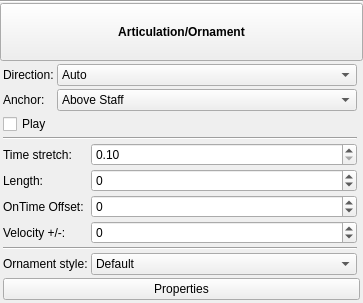
<?xml version="1.0" encoding="UTF-8"?>
<ui version="4.0">
 <class>InspectorArticulation</class>
 <widget class="QWidget" name="InspectorArticulation">
  <property name="geometry">
   <rect>
    <x>0</x>
    <y>0</y>
    <width>363</width>
    <height>303</height>
   </rect>
  </property>
  <property name="accessibleName">
   <string>Articulation Inspector</string>
  </property>
  <layout class="QVBoxLayout" name="verticalLayout">
   <property name="spacing">
    <number>0</number>
   </property>
   <property name="leftMargin">
    <number>0</number>
   </property>
   <property name="topMargin">
    <number>0</number>
   </property>
   <property name="rightMargin">
    <number>0</number>
   </property>
   <property name="bottomMargin">
    <number>0</number>
   </property>
   <item>
    <widget class="QFrame" name="frame">
     <property name="frameShape">
      <enum>QFrame::HLine</enum>
     </property>
     <property name="frameShadow">
      <enum>QFrame::Sunken</enum>
     </property>
    </widget>
   </item>
   <item>
    <widget class="QToolButton" name="title">
     <property name="sizePolicy">
      <sizepolicy hsizetype="Preferred" vsizetype="Preferred">
       <horstretch>0</horstretch>
       <verstretch>0</verstretch>
      </sizepolicy>
     </property>
     <property name="font">
      <font>
       <bold>true</bold>
      </font>
     </property>
     <property name="text">
      <string>Articulation/Ornament</string>
     </property>
    </widget>
   </item>
   <item>
    <widget class="QWidget" name="panel" native="true">
     <layout class="QGridLayout" name="gridLayout">
      <property name="leftMargin">
       <number>3</number>
      </property>
      <property name="topMargin">
       <number>3</number>
      </property>
      <property name="rightMargin">
       <number>3</number>
      </property>
      <property name="bottomMargin">
       <number>3</number>
      </property>
      <property name="spacing">
       <number>3</number>
      </property>
      <item row="2" column="0" colspan="2">
       <widget class="QCheckBox" name="playArticulation">
        <property name="text">
         <string>Play</string>
        </property>
       </widget>
      </item>
      <item row="0" column="0">
       <widget class="QLabel" name="label">
        <property name="text">
         <string>Direction:</string>
        </property>
        <property name="alignment">
         <set>Qt::AlignLeading|Qt::AlignLeft|Qt::AlignVCenter</set>
        </property>
        <property name="buddy">
         <cstring>direction</cstring>
        </property>
       </widget>
      </item>
      <item row="2" column="2">
       <widget class="Ms::ResetButton" name="resetPlayArticulation" native="true">
        <property name="sizePolicy">
         <sizepolicy hsizetype="Fixed" vsizetype="Preferred">
          <horstretch>0</horstretch>
          <verstretch>0</verstretch>
         </sizepolicy>
        </property>
        <property name="accessibleName">
         <string>Reset 'Play' value</string>
        </property>
       </widget>
      </item>
      <item row="0" column="2">
       <widget class="Ms::ResetButton" name="resetDirection" native="true">
        <property name="sizePolicy">
         <sizepolicy hsizetype="Fixed" vsizetype="Preferred">
          <horstretch>0</horstretch>
          <verstretch>0</verstretch>
         </sizepolicy>
        </property>
        <property name="accessibleName">
         <string>Reset 'Direction' value</string>
        </property>
       </widget>
      </item>
      <item row="1" column="0">
       <widget class="QLabel" name="label_4">
        <property name="text">
         <string>Anchor:</string>
        </property>
        <property name="alignment">
         <set>Qt::AlignLeading|Qt::AlignLeft|Qt::AlignVCenter</set>
        </property>
        <property name="buddy">
         <cstring>anchor</cstring>
        </property>
       </widget>
      </item>
      <item row="1" column="2">
       <widget class="Ms::ResetButton" name="resetAnchor" native="true">
        <property name="sizePolicy">
         <sizepolicy hsizetype="Fixed" vsizetype="Preferred">
          <horstretch>0</horstretch>
          <verstretch>0</verstretch>
         </sizepolicy>
        </property>
        <property name="accessibleName">
         <string>Reset 'Anchor' value</string>
        </property>
       </widget>
      </item>
      <item row="5" column="0" colspan="3">
       <widget class="QPushButton" name="properties">
        <property name="text">
         <string>Properties</string>
        </property>
       </widget>
      </item>
      <item row="0" column="1">
       <widget class="QComboBox" name="direction">
        <property name="sizePolicy">
         <sizepolicy hsizetype="Expanding" vsizetype="Fixed">
          <horstretch>0</horstretch>
          <verstretch>0</verstretch>
         </sizepolicy>
        </property>
        <property name="accessibleName">
         <string>Direction</string>
        </property>
        <item>
         <property name="text">
          <string>Auto</string>
         </property>
        </item>
        <item>
         <property name="text">
          <string>Up</string>
         </property>
        </item>
        <item>
         <property name="text">
          <string>Down</string>
         </property>
        </item>
       </widget>
      </item>
      <item row="3" column="0" colspan="2">
       <widget class="Line" name="line">
        <property name="orientation">
         <enum>Qt::Horizontal</enum>
        </property>
       </widget>
      </item>
      <item row="1" column="1">
       <widget class="QComboBox" name="anchor">
        <property name="sizePolicy">
         <sizepolicy hsizetype="Expanding" vsizetype="Fixed">
          <horstretch>0</horstretch>
          <verstretch>0</verstretch>
         </sizepolicy>
        </property>
        <property name="accessibleName">
         <string>Anchor</string>
        </property>
        <item>
         <property name="text">
          <string>Above Staff</string>
         </property>
        </item>
        <item>
         <property name="text">
          <string>Below Staff</string>
         </property>
        </item>
        <item>
         <property name="text">
          <string>Chord Automatic</string>
         </property>
        </item>
        <item>
         <property name="text">
          <string>Above Chord</string>
         </property>
        </item>
        <item>
         <property name="text">
          <string>Below Chord</string>
         </property>
        </item>
       </widget>
      </item>
      <item row="4" column="0" colspan="3">
       <widget class="QWidget" name="gridWidget" native="true">
        <layout class="QGridLayout" name="gridLayout_2">
         <property name="leftMargin">
          <number>0</number>
         </property>
         <property name="topMargin">
          <number>0</number>
         </property>
         <property name="rightMargin">
          <number>0</number>
         </property>
         <property name="bottomMargin">
          <number>0</number>
         </property>
         <property name="spacing">
          <number>3</number>
         </property>
         <item row="3" column="2">
          <widget class="QSpinBox" name="velocityOffset">
           <property name="minimum">
            <number>-1000</number>
           </property>
           <property name="maximum">
            <number>1000</number>
           </property>
           <property name="singleStep">
            <number>5</number>
           </property>
          </widget>
         </item>
         <item row="1" column="2">
          <widget class="QSpinBox" name="gateTime">
           <property name="suffix">
            <string comment="%" extracomment="%"/>
           </property>
           <property name="prefix">
            <string/>
           </property>
           <property name="minimum">
            <number>-1000</number>
           </property>
           <property name="maximum">
            <number>1000</number>
           </property>
           <property name="singleStep">
            <number>10</number>
           </property>
          </widget>
         </item>
         <item row="5" column="2">
          <widget class="QComboBox" name="ornamentStyle">
           <property name="sizePolicy">
            <sizepolicy hsizetype="Expanding" vsizetype="Fixed">
             <horstretch>0</horstretch>
             <verstretch>0</verstretch>
            </sizepolicy>
           </property>
           <property name="accessibleName">
            <string>Ornament style</string>
           </property>
           <item>
            <property name="text">
             <string>Default</string>
            </property>
           </item>
           <item>
            <property name="text">
             <string>Baroque</string>
            </property>
           </item>
          </widget>
         </item>
         <item row="2" column="1">
          <widget class="QLabel" name="label_6">
           <property name="toolTip">
            <string extracomment="OnTime signifies how much gap to leave before note renders"/>
           </property>
           <property name="text">
            <string>OnTime Offset:</string>
           </property>
          </widget>
         </item>
         <item row="0" column="2">
          <widget class="QDoubleSpinBox" name="timeStretch">
           <property name="sizePolicy">
            <sizepolicy hsizetype="Expanding" vsizetype="Fixed">
             <horstretch>0</horstretch>
             <verstretch>0</verstretch>
            </sizepolicy>
           </property>
           <property name="accessibleName">
            <string>Time stretch</string>
           </property>
           <property name="minimum">
            <double>0.100000000000000</double>
           </property>
          </widget>
         </item>
         <item row="1" column="1">
          <widget class="QLabel" name="label_5">
           <property name="toolTip">
            <string/>
           </property>
           <property name="text">
            <string>Length:</string>
           </property>
          </widget>
         </item>
         <item row="5" column="1">
          <widget class="QLabel" name="label_3">
           <property name="text">
            <string>Ornament style:</string>
           </property>
           <property name="alignment">
            <set>Qt::AlignLeading|Qt::AlignLeft|Qt::AlignVCenter</set>
           </property>
          </widget>
         </item>
         <item row="3" column="1">
          <widget class="QLabel" name="label_7">
           <property name="toolTip">
            <string extracomment="TrailTime signifies how much gap to leave after the note to allow for graceNotesAfter to be rendered"/>
           </property>
           <property name="text">
            <string>Velocity +/-:</string>
           </property>
          </widget>
         </item>
         <item row="0" column="3">
          <widget class="Ms::ResetButton" name="resetTimeStretch" native="true">
           <property name="sizePolicy">
            <sizepolicy hsizetype="Fixed" vsizetype="Preferred">
             <horstretch>0</horstretch>
             <verstretch>0</verstretch>
            </sizepolicy>
           </property>
           <property name="accessibleName">
            <string>Reset 'Time stretch' value</string>
           </property>
          </widget>
         </item>
         <item row="0" column="1">
          <widget class="QLabel" name="label_2">
           <property name="text">
            <string>Time stretch:</string>
           </property>
           <property name="alignment">
            <set>Qt::AlignLeading|Qt::AlignLeft|Qt::AlignVCenter</set>
           </property>
          </widget>
         </item>
         <item row="2" column="2">
          <widget class="QSpinBox" name="onTime">
           <property name="suffix">
            <string comment="%" extracomment="%"/>
           </property>
           <property name="minimum">
            <number>-1000</number>
           </property>
           <property name="maximum">
            <number>1000</number>
           </property>
           <property name="singleStep">
            <number>10</number>
           </property>
          </widget>
         </item>
         <item row="5" column="3">
          <widget class="Ms::ResetButton" name="resetOrnamentStyle" native="true">
           <property name="sizePolicy">
            <sizepolicy hsizetype="Fixed" vsizetype="Preferred">
             <horstretch>0</horstretch>
             <verstretch>0</verstretch>
            </sizepolicy>
           </property>
           <property name="accessibleName">
            <string>Reset 'Ornament style' value</string>
           </property>
          </widget>
         </item>
         <item row="4" column="1" colspan="2">
          <widget class="Line" name="line_2">
           <property name="orientation">
            <enum>Qt::Horizontal</enum>
           </property>
          </widget>
         </item>
         <item row="3" column="3">
          <widget class="Ms::ResetButton" name="resetVelocityOffset" native="true"/>
         </item>
         <item row="2" column="3">
          <widget class="Ms::ResetButton" name="resetOnTime" native="true"/>
         </item>
         <item row="1" column="3">
          <widget class="Ms::ResetButton" name="resetGateTime" native="true"/>
         </item>
        </layout>
       </widget>
      </item>
     </layout>
    </widget>
   </item>
  </layout>
 </widget>
 <customwidgets>
  <customwidget>
   <class>Ms::ResetButton</class>
   <extends>QWidget</extends>
   <header>inspector/resetButton.h</header>
   <container>1</container>
  </customwidget>
 </customwidgets>
 <tabstops>
  <tabstop>title</tabstop>
  <tabstop>direction</tabstop>
  <tabstop>anchor</tabstop>
  <tabstop>playArticulation</tabstop>
  <tabstop>timeStretch</tabstop>
  <tabstop>ornamentStyle</tabstop>
  <tabstop>properties</tabstop>
 </tabstops>
 <resources/>
 <connections>
  <connection>
   <sender>playArticulation</sender>
   <signal>toggled(bool)</signal>
   <receiver>gridWidget</receiver>
   <slot>setEnabled(bool)</slot>
   <hints>
    <hint type="sourcelabel">
     <x>101</x>
     <y>126</y>
    </hint>
    <hint type="destinationlabel">
     <x>100</x>
     <y>157</y>
    </hint>
   </hints>
  </connection>
 </connections>
</ui>
